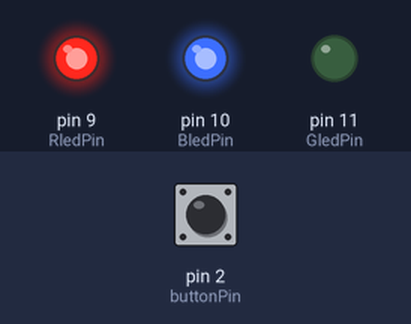
The sketch below on a simulated Arduino Uno, built with avr-gcc and run on an emulated ATmega328P. Parts: output pins drawn as LEDs (lit = HIGH). Dashed ring = blinking. Inputs (shaded band) come from the test bench; at power-on: pin 2 (buttonPin) LOW.

Above: at 1.2 s.
1.3 s: pin 2 (buttonPin) pulled HIGH for 0.15 s
At 1.53 s:
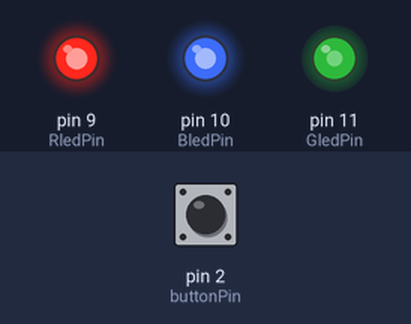
4.3 s: pin 2 (buttonPin) pulled HIGH for 1 s
At 5.24 s:
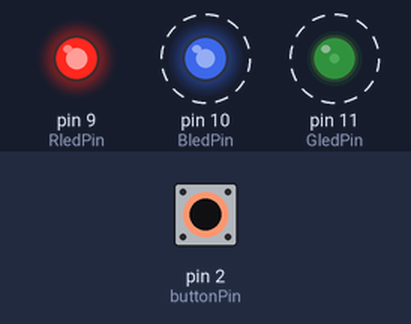
8.3 s: pin 2 (buttonPin) pulled HIGH for 0.15 s
At 9.08 s:
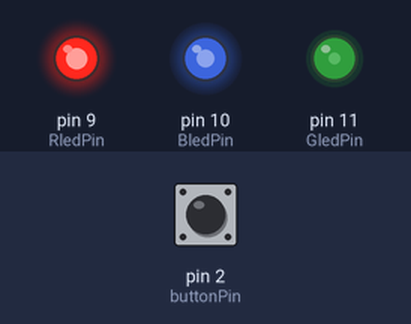
11.4 s: pin 2 (buttonPin) pulsed HIGH 2 times (0.12 s each, 0.3 s apart)
At 11.85 s:
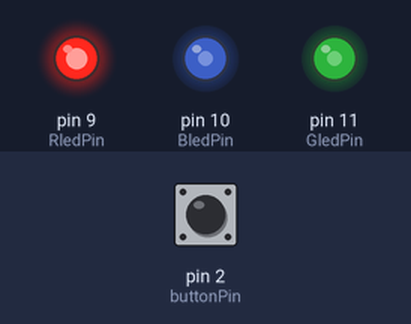
14.4 s: pin 2 (buttonPin) pulled HIGH for 3.2 s
19.1 s: pin 2 (buttonPin) pulsed HIGH 5 times (0.12 s each, 0.3 s apart)
Timing chart, 0 to 35.8 s (numbered marks = the images above; inputs shaded):
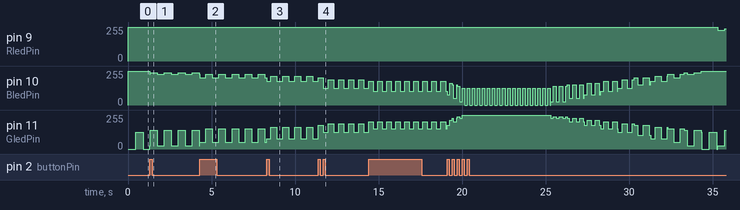

The sketch:

hw2.ino
```cpp
const int buttonPin = 2;
const int RledPin = 9;
const int GledPin = 11;
const int BledPin = 10;

int mood = 0;
const int neutralMood = 10;
int buttonState = 0;
bool ButtonPressed = false;
unsigned long touchedTimer = 0;
unsigned long reducedTimer = 0;
const long unTouchInterval = 5000;
const long reducedInterval = 1000;

unsigned long lastBeatTime = 0;
bool isBright = true;

void setup() {
  pinMode(buttonPin, INPUT);
  pinMode(RledPin, OUTPUT);
  pinMode(GledPin, OUTPUT);
  pinMode(BledPin, OUTPUT);
  mood = neutralMood;
}

void loop() {
  showLEDState(mood);

  buttonState = digitalRead(buttonPin);
  if (buttonState == HIGH && !ButtonPressed) {
    mood = mood + 1;
    if (mood > 20) mood = 20;
    touchedTimer = millis();
    ButtonPressed = true;
  }
  if (buttonState == LOW && ButtonPressed) {
    ButtonPressed = false;
  }


  unsigned long currentTimer = millis();
  if (currentTimer - touchedTimer > unTouchInterval) {
    if (currentTimer - reducedTimer > reducedInterval) {
      mood = mood - 1;
      if (mood < 0) mood = 0;
      reducedTimer = currentTimer;
    }
  }
}


void showLEDState(int state) {
  float brightnessInterval = 255 / 10.0;


  int beatSpeed = map(state, 0, 20, 1500, 300);
  unsigned long currentMillis = millis();

  if (currentMillis - lastBeatTime > beatSpeed / 2) {
    lastBeatTime = currentMillis;
    isBright = !isBright;
  }

  float beatFactor = isBright ? 1.0 : 0.5;

  if (state >= neutralMood) {
    analogWrite(RledPin, 255 - (0 * beatFactor));
    analogWrite(GledPin, 255 - ((255 - brightnessInterval * (state - neutralMood)) * beatFactor));
    analogWrite(BledPin, 255 - ((brightnessInterval * (state - neutralMood)) * beatFactor));
  }
  else {
    analogWrite(RledPin, 255 - ((brightnessInterval * (neutralMood - state)) * beatFactor));
    analogWrite(GledPin, 255 - ((255 - brightnessInterval * (neutralMood - state)) * beatFactor));
    analogWrite(BledPin, 255 - (0 * beatFactor));
  }
}
```

Measured:
- after the input at 1.3 s, pin 10 (BledPin): 255/255 → 229/255 at once, then repeats every 0.84 s: 242/255 0.42 s, 229/255 0.42 s
- after the input at 4.3 s, pin 9 (RledPin): stays 255/255 (without the input it goes to 229/255 after 3.0 s)
- after the input at 8.3 s, pin 9 (RledPin): stays 255/255 (without the input it goes to 242/255 after 3.0 s)
